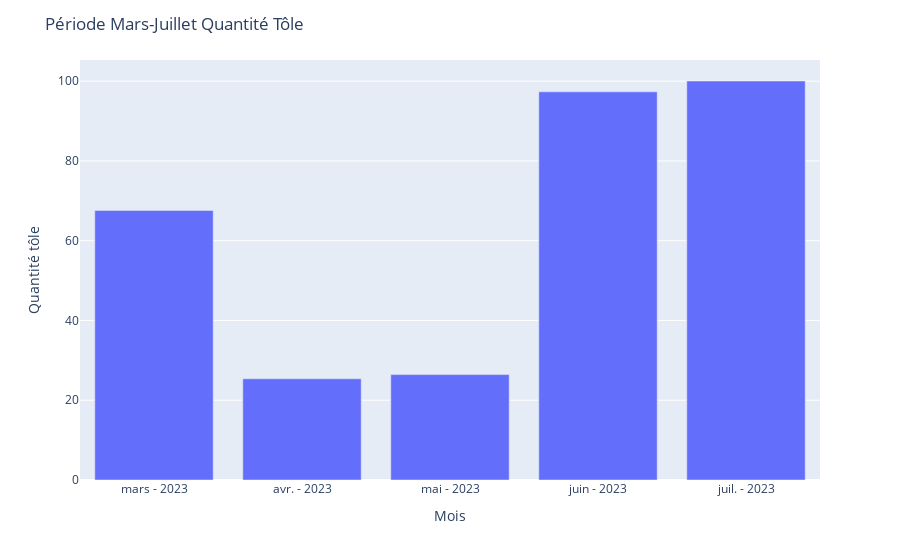

Notebook cell for this chart:
### Code cell
fig = px.bar(df_monthly,x='MY',y='qty_tole')
fig.update_layout(xaxis_title="Mois",yaxis_title="Quantité tôle",title="Période Mars-Juillet Quantité Tôle")

### Figure 1 — Plotly figure (JSON) as saved in the notebook; plotly's stock layout.template omitted (floating-point values rounded to 4 significant figures)
{"data": [{"alignmentgroup": "True", "hovertemplate": "MY=%{x}<br>qty_tole=%{y}<extra></extra>", "legendgroup": "", "marker": {"color": "#636efa", "pattern": {"shape": ""}}, "name": "", "offsetgroup": "", "orientation": "v", "showlegend": false, "textposition": "auto", "type": "bar", "x": ["mars - 2023", "avr. - 2023", "mai - 2023", "juin - 2023", "juil. - 2023"], "xaxis": "x", "y": [67.6, 25.38, 26.43, 97.34, 100.1], "yaxis": "y"}], "layout": {"barmode": "relative", "legend": {"tracegroupgap": 0}, "margin": {"t": 60}, "title": {"text": "Période Mars-Juillet Quantité Tôle"}, "xaxis": {"anchor": "y", "domain": [0, 1], "title": {"text": "Mois"}}, "yaxis": {"anchor": "x", "domain": [0, 1], "title": {"text": "Quantité tôle"}}}}
